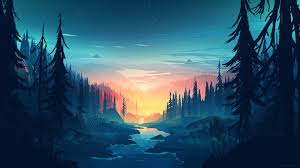
#> input picture Image Fundamentals/scene_jpg.jpg, 300 x 168 px
$ python convert_to_grey.py
#> lines starting #> are read from the running program, lines starting #| are printed output that depends on the picture
import numpy as np                       # used to handle all the multi dimensional arrays within the picture
import cv2

img = cv2.imread('scene_jpg.jpg', 0)     # used to read an grey image
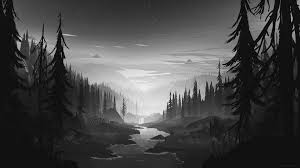
#> img: shape (168, 300); min 0, max 240, mean 70.2
cv2.imshow('Original', img)
cv2.waitKey(0)
cv2.destroyAllWindows()
